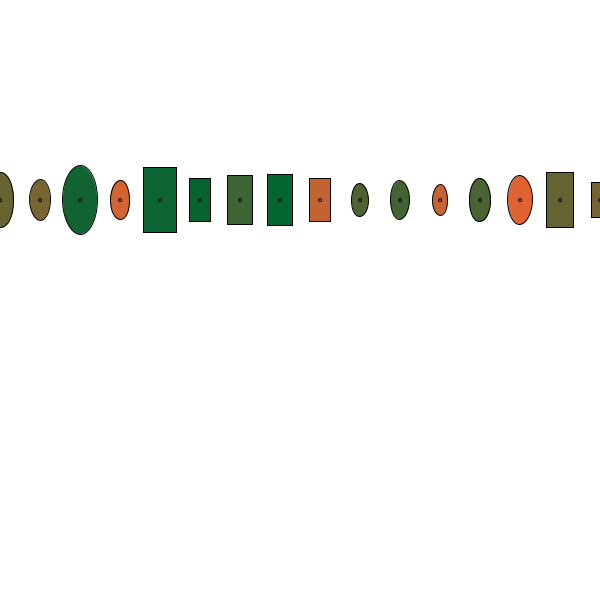
Frame 1 (no input)
Frame 60 (the mouse pressed at the canvas centre just before this capture): identical to frame 1, image omitted
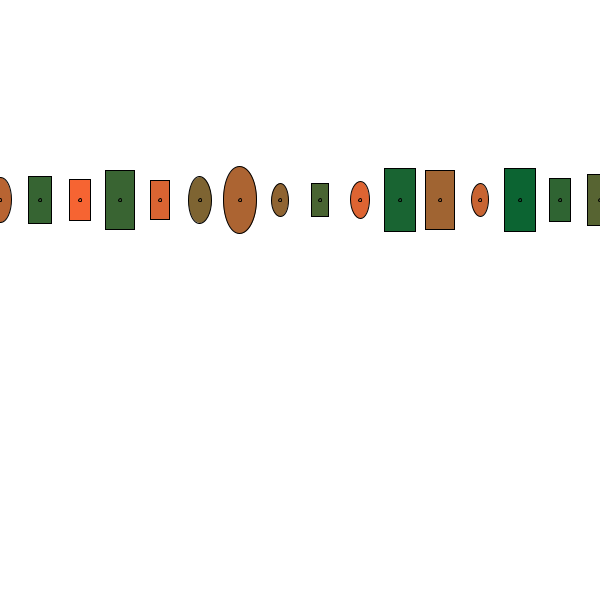
Frame 120 (the mouse held since frame 60 and released just before this capture)

The Processing sketch that drew these frames (run headless with seeded random() and noise(); from frame 60 on, the mouse is pressed at the canvas centre):

// Processing sketch: ellipse_o_rectangulo
// ── ellipse_o_rectangulo.pde
float [] tamanos = new float [20];
color [] colores = new color [20];
int [] onOff = new int [20]; 

void setup() {
  size(600, 600);
  rectMode(CENTER);
  resetear();
}

void draw() {
  background(255);
  for(int i=0;i<tamanos.length;i++){
    fill(colores[i]);
    figura(40*i,200,tamanos[i], onOff[i] );
  }
}

void figura(int posX, int posY, float tam, int oF) {
  if(oF == 1){
    rect(posX, posY, tam, tam*2);
  }else{
    ellipse(posX, posY, tam, tam*2);
  }
 
  ellipse(posX, posY, 3, 3);
}

void mousePressed(){
  resetear();
}

void resetear(){
  for(int i=0;i<tamanos.length;i++){
    tamanos[i] = random(15,35);
  }
  
  for(int i=0;i<colores.length;i++){
    colores[i] = color(random(255),100,50);
  }
  
  //esto entrega solo numeros 0 o 1
  for (int i=0; i<onOff.length; i++){
    onOff[i] = round(random(0,1));
    println(onOff[i]);
  }
}
